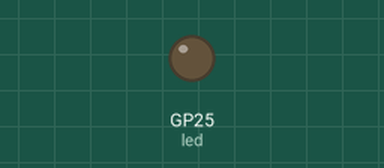
Simulated run of this program. Board: Raspberry Pi Pico running MicroPython. Shown: output pins drawn as LEDs (lit = HIGH).

Above: at 0.5 s.
At 22.0 s:
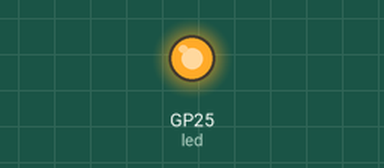
Timing chart, 0 to 24.7 s (numbered marks = the images above):
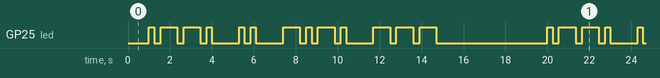

Measured:
- by itself, GP25 (led): moves between LOW and HIGH, repeating every 19.0 s
- by itself, everything shown: repeats every 19.0 s, in 26 steps

The program:

morse.py
```python
from machine import Pin
import time

led = Pin(25, Pin.OUT)

dictionaryofletters = {       "a": "._",    "b": "_...",  "c": "_._.",  "d": "_..",  "e": ".",
  "f": ".._.",  "g": "__.",   "h": "....",  "i": "..",    "j": ".___",  "k": "_._",  "l": "._..",
  "m": "__",    "n": "_.",    "o": "___",   "p": ".__.",  "q": "__._",  "r": "._.",  "s": "...",
  "t": "_",     "u": ".._",   "v": "..._",  "w": ".__",   "x": "_.._",  "y": "_.__", "z": "__..",
  "0": "_____", "1": ".____", "2": "..___", "3": "...__", "4": "...._", "5": ".....",
  "6": "_....", "7": "__...", "8": "___..", "9": "____.", " ": " "
}

def dot():
    led.value(1)
    time.sleep(0.25)
    led.value(0)
    time.sleep(0.3)

def dash():
    led.value(1)
    time.sleep(0.8)
    led.value(0)
    time.sleep(0.3)

def gap():
    led.value(0)
    time.sleep(0.5)

# each letter is converted to set of dots
def todot(dotty):
    for i in dotty:
        if i == ".":
            dot()
        elif i == "_":
            dash()
        else:
            gap()
    #gap at the end of the word
    time.sleep(1)

# Put your text inside the apostrophies (lower case and numbers, so will match defined letters):
# eg "pico" will create morse: dot dash dash dot - dot dot - dash dot dash dot - dash dash dash
textstring = "pico"

# Code to run through the text
while True:
    time.sleep(1)
    for i in textstring:
        dotstring = dictionaryofletters.get(i)
        todot(dotstring)
    #gap at the end before starting again
    time.sleep(3)
```
